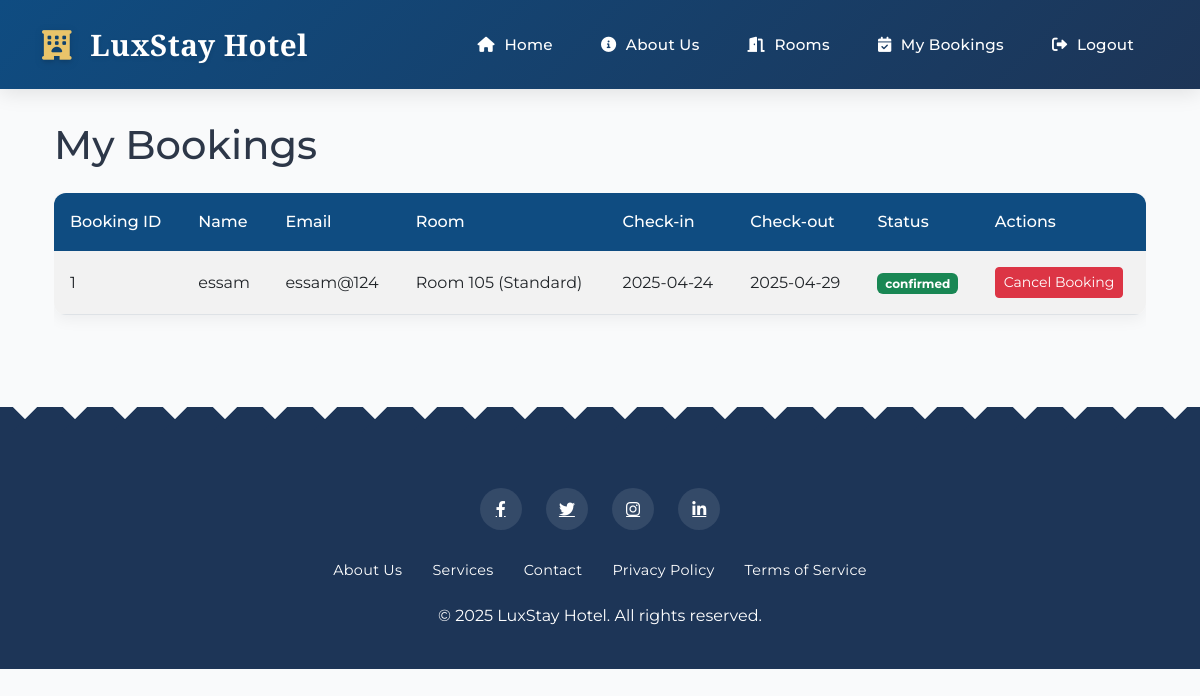
/my-bookings (signed in), run on the app's committed database.
### models.py (models this page shows, shortened)
class Booking(db.Model):
    __tablename__ = 'bookings'
    b_id = db.Column(db.Integer, primary_key=True)
    user_id = db.Column(db.Integer, db.ForeignKey('users.id'), nullable=False)
    room_id = db.Column(db.Integer, db.ForeignKey('rooms.r_id'), nullable=False)
    check_in_date = db.Column(db.Date, nullable=False)
    check_out_date = db.Column(db.Date, nullable=False)
    status = db.Column(db.String(20), default='confirmed')

class User(db.Model, UserMixin):
    __tablename__ = 'users'
    id = db.Column(db.Integer, primary_key=True)
    name = db.Column(db.String(100), nullable=False)
    email = db.Column(db.String(100), unique=True, nullable=False)
    password = db.Column(db.String(200), nullable=False)
    phone = db.Column(db.String(20))
    role = db.Column(db.String(20), default='customer')
    bookings = db.relationship('Booking', backref='user', lazy=True)
    reviews = db.relationship('Review', backref='user', lazy=True)

class Room(db.Model):
    __tablename__ = 'rooms'
    r_id = db.Column(db.Integer, primary_key=True)
    room_no = db.Column(db.String(10), unique=True, nullable=False)
    type = db.Column(db.String(50), nullable=False)
    price = db.Column(db.Float, nullable=False)
    is_available = db.Column(db.Boolean, default=True)
    rating = db.Column(db.Float, default=0.0)
    bookings = db.relationship('Booking', backref='room', lazy=True)
    reviews = db.relationship('Review', backref='room', lazy=True)

### routes.py (the view)
@app.route('/my-bookings')
@login_required
def my_bookings():
    bookings = Booking.query.options(
        joinedload(Booking.user),
        joinedload(Booking.room)
    ).filter_by(user_id=current_user.id).all()
    return render_template('my_bookings.html', bookings=bookings)

### routes.py (called while the page is built)
@login_manager.user_loader
def load_user(user_id):
    return User.query.get(int(user_id))

### templates/my_bookings.html (shortened to what this page needs)
{% extends "base.html" %}
{% block content %}
<div class="container">
    <h1 class="mb-4">My Bookings</h1>
    {% if bookings %}
    <div class="table-responsive">
        <table class="table table-striped">
            <thead>
                <tr>
                    <th>Booking ID</th>
                    <th>Name</th>
                    <th>Email</th>
                    <th>Room</th>
                    <th>Check-in</th>
                    <th>Check-out</th>
                    <th>Status</th>
                    <th>Actions</th>
                </tr>
            </thead>
            <tbody>
                {% for booking in bookings %}
                <tr>
                    <td>{{ booking.b_id }}</td>
                    <td>{{ current_user.name }}</td>
                    <td>{{ current_user.email }}</td>
                    <td>Room {{ booking.room.room_no }} ({{ booking.room.type }})</td>
                    <td>{{ booking.check_in_date.strftime('%Y-%m-%d') }}</td>
                    <td>{{ booking.check_out_date.strftime('%Y-%m-%d') }}</td>
                    <td>
                        <span class="badge bg-{{ 'success' if booking.status == 'confirmed' else 'warning' }}">
                            {{ booking.status }}
                        </span>
                    </td>
                    <td>
                        <form method="POST" action="{{ url_for('cancel_booking', booking_id=booking.b_id) }}"
                              onsubmit="return confirm('Are you sure you want to cancel this booking?');">
                            <button type="submit" class="btn btn-danger btn-sm">Cancel Booking</button>
                        </form>
                    </td>
                </tr>
                {% endfor %}
            </tbody>
        </table>
    </div>
    {% else %}
    <div class="alert alert-info">
        <p>You don't have any bookings yet.</p>
        <a href="{{ url_for('rooms') }}" class="btn btn-primary">Browse Rooms</a>
    </div>
    {% endif %}
</div>
{% endblock %}

### templates/base.html (style rules this page uses)
:root { --primary-color: #0f4c81; --secondary-color: #1d3557; --accent-color: #e9c46a; --accent-hover: #f1d78e; --light-bg: #f8fafc; --dark-text: #2d3748; --light-text: #ffffff; --border-radius: 12px; --box-shadow: 0 10px 30px -5px rgba(0, 0, 0, 0.15); --transition: all 0.4s cubic-bezier(0.165, 0.84, 0.44, 1); }
body { font-family: 'Montserrat', sans-serif; color: var(--dark-text); background-color: #f9fafb; line-height: 1.6; overflow-x: hidden; }
.table { border-radius: var(--border-radius); overflow: hidden; box-shadow: 0 5px 15px rgba(0,0,0,0.05); }
.table thead th { background-color: var(--primary-color); color: white; font-weight: 500; border: none; padding: 1rem; }
.table tbody td { padding: 1rem; vertical-align: middle; }

### data on the page
Booking: b_id "1", room.room_no "105", room.type "Standard", check_in_date "2025-04-24", check_out_date "2025-04-29", status "confirmed"
User: name "essam", email "essam@124"
